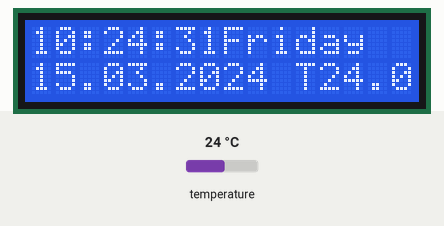
Recording of a sketch running on a simulated Arduino Uno, built with avr-gcc and run on an emulated ATmega328P. Parts: 16×2 character LCD. Inputs (shaded band) come from the test bench; at power-on: temperature 24 °C. The local clock reads 2024-03-15 10:24:30 at power-on unless the sketch sets it; what the sketch prints to the serial monitor is not drawn.

Above: at 1.2 s.
1.3 s: temperature set to 12 °C
At 2.5 s:
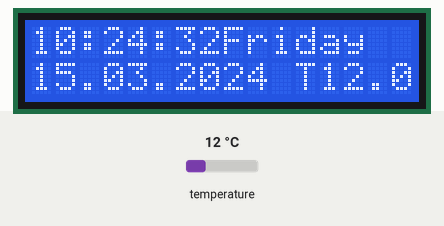
4.7 s: temperature set to 19 °C
At 6.1 s:
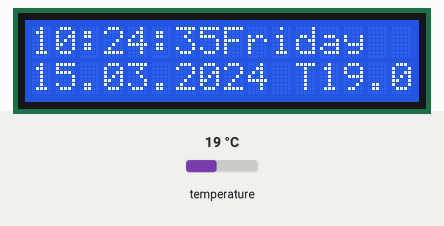
7.8 s: temperature set to 28 °C
At 8.8 s:
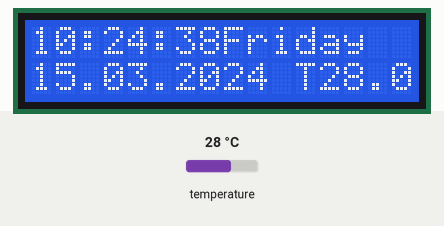
Timing chart, 0 to 10.8 s (numbered marks = the images above; inputs shaded):
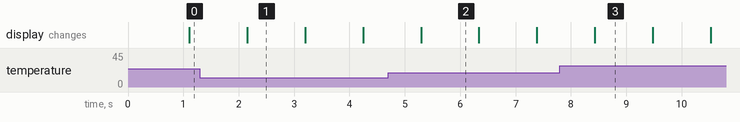

Measured:
- what the display in image 1 shows lasts 1.0 s, from 2.2 s to 3.2 s

The sketch:

Relogio_Final.ino
```cpp
#include <DS3231.h>
#include <Wire.h>
#include <LiquidCrystal_I2C.h>

//Configuração do LCD
LiquidCrystal_I2C lcd(0x3f,2,1,0,4,5,6,7,3, POSITIVE); //(SCL SDA) = (A4, A5) como padrao.

//Configuração da biblioteca do DS3231
DS3231 Clock(A4, A5); //(SCL SDA)


void setup() {
  // Iniciar o Interface I2C
  Clock.begin();
  //Funcoes de Ajustes
//Clock.setDOW(WEDNESDAY); // Set Day-of-Week to SUNDAY
//Clock.setTime(00, 03, 0); // Set the time to 12:00:00 (24hr format)
//Clock.setDate(1, 11, 2017); // Set the date to January 1st, 2014

  // Iniciar o serial
  Serial.begin(115200);

  //Iniciar o LCD
  lcd.begin(16, 2);
  //Liga Led
  lcd.setBacklight(HIGH);
  //Desliga o Led
  //lcd.setBacklight(LOW);


}
void loop(){

  //Joga as variaveis na Serial
  // Send Day-of-Week
Serial.print(Clock.getDOWStr());
Serial.print(" ");

// Send date
Serial.print(Clock.getDateStr());
Serial.print(" — ");

// Send time
Serial.println(Clock.getTimeStr());

//Temperatura
Serial.print("Temperature: ");
Serial.print(Clock.getTemp());
Serial.println(" C");
delay(1000);


  //Primeira Linha do LCD
  lcd.setCursor(0,0);             // Seta a posição no LCD (coluna,linha)
  lcd.print(Clock.getTimeStr());      // imprime a mensagem no LCD (lembrando que cada caracter usa um espaço do LCD)
  lcd.setCursor(8,0);
  lcd.print(Clock.getDOWStr());

  //Segunda linha do LCD
  lcd.setCursor(0,1);
  lcd.print(Clock.getDateStr());

  //Temperatura
  lcd.setCursor(11,1);
  lcd.print("T:");
  lcd.setCursor(12,1);
  lcd.print(Clock.getTemp());

}
```
